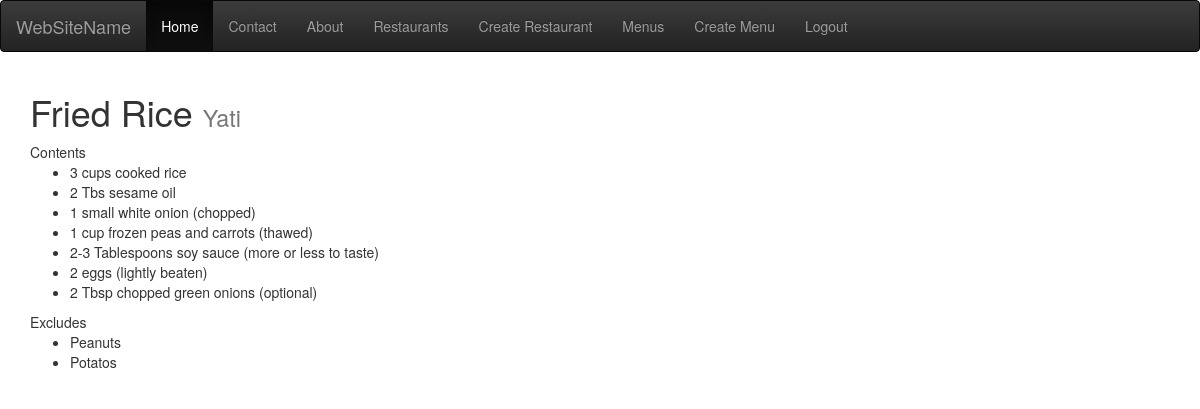
The page /items/2/ (signed in) on the database as committed earlier.
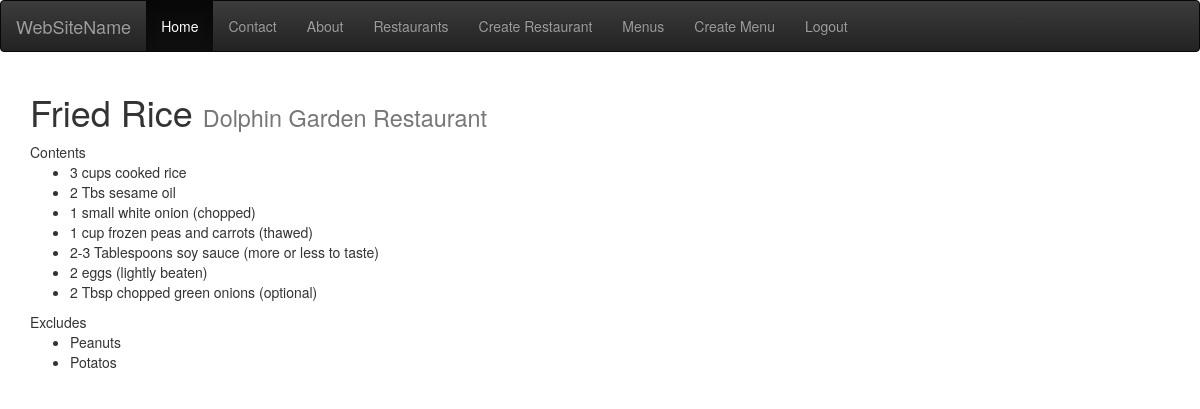
The same page on the database as committed later.
### menus/models.py (models this page shows, shortened)
class Item(models.Model):
    user = models.ForeignKey(settings.AUTH_USER_MODEL)
    restaurant = models.ForeignKey(RestaurantLocation)
    name = models.CharField(max_length=120)
    contents = models.TextField(help_text='separate each item by comma')
    excludes = models.TextField(blank=True, null=True, help_text='separate each item by comma')
    public = models.BooleanField(default=True)
    timestamp = models.DateTimeField(auto_now_add=True)
    updated = models.DateTimeField(auto_now=True)
    class Meta:
        ordering = ['-updated', '-timestamp']
    def get_contents(self):
        return self.contents.split(',')
    def get_excludes(self):
        return self.excludes.split(',')

### restaurants/models.py (models this page shows, shortened)
class RestaurantLocation(models.Model):
    owner = models.ForeignKey(User)
    name = models.CharField(max_length=120)
    location = models.CharField(max_length=120, null=True, blank=True)
    category = models.CharField(max_length=120, null=True, blank=True)
    timestamp = models.DateTimeField(auto_now_add=True)
    updated = models.DateTimeField(auto_now=True)
    slug = models.SlugField(null=True, blank=True)
    objects = RestaurantLocationManager()

### menus/views.py (the view)
# urls.py: url(r'^(?P<pk>\d+)/$', ItemDetailView.as_view(), name='detail'),
class ItemDetailView(LoginRequiredMixin, DetailView):
    def get_queryset(self):
        return Item.objects.filter(user=self.request.user)

### menus/templates/menus/item_detail.html (shortened to what this page needs)
{% extends 'base.html' %}
{% block content %}
    <h1>{{ object.name }} <small>{{ object.restaurant.name }}</small></h1>
    {% if object.contents %}
        Contents
        <ul>
            {% for item in object.get_contents %}
                <li>{{ item }}</li>
            {% endfor %}
        </ul>
    {% endif %}
    {% if object.excludes %}
        Excludes
        <ul>
            {% for item in object.get_excludes %}
                <li>{{ item }}</li>
            {% endfor %}
        </ul>
    {% endif %}
{% endblock content %}

Rows that differ between the two databases and show on the page:
changed Item "Fried Rice": restaurant.name "Yati" → "Dolphin Garden Restaurant"
